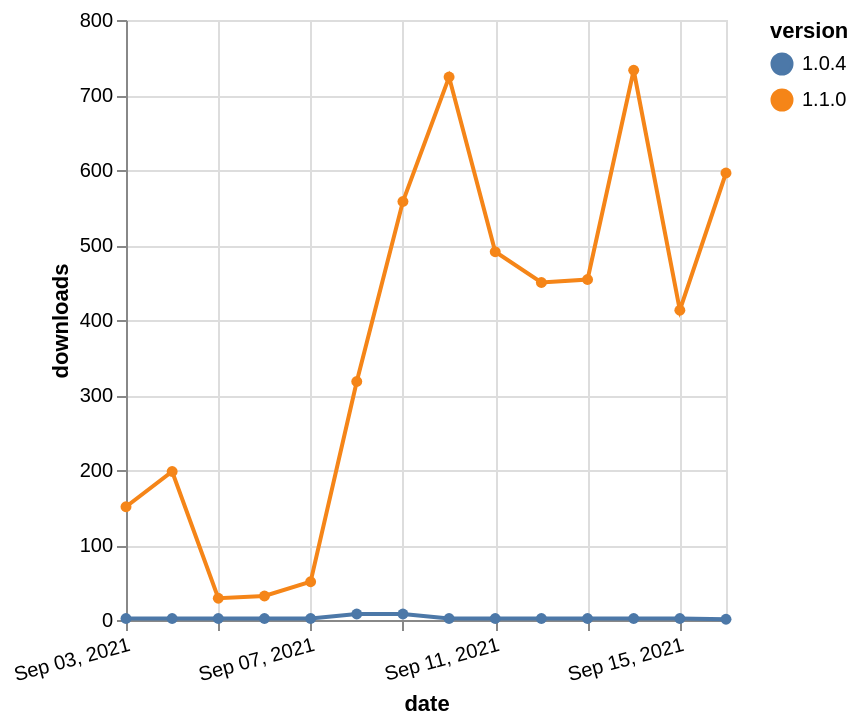

Describe this chart as a Vega-Lite specification.
### Vega-Lite specification from a JSON file in a GitHub repository (floating-point values rounded to 4 significant figures)
{"$schema": "https://vega.github.io/schema/vega-lite/v5.json", "description": "A simple bar chart with embedded data.", "data": {"values": [{"date": "2021-09-03", "total": 16570, "delta": 2, "version": "1.0.4"}, {"date": "2021-09-04", "total": 16572, "delta": 2, "version": "1.0.4"}, {"date": "2021-09-05", "total": 16574, "delta": 2, "version": "1.0.4"}, {"date": "2021-09-06", "total": 16576, "delta": 2, "version": "1.0.4"}, {"date": "2021-09-07", "total": 16578, "delta": 2, "version": "1.0.4"}, {"date": "2021-09-08", "total": 16586, "delta": 8, "version": "1.0.4"}, {"date": "2021-09-09", "total": 16594, "delta": 8, "version": "1.0.4"}, {"date": "2021-09-10", "total": 16596, "delta": 2, "version": "1.0.4"}, {"date": "2021-09-11", "total": 16598, "delta": 2, "version": "1.0.4"}, {"date": "2021-09-12", "total": 16600, "delta": 2, "version": "1.0.4"}, {"date": "2021-09-13", "total": 16602, "delta": 2, "version": "1.0.4"}, {"date": "2021-09-14", "total": 16604, "delta": 2, "version": "1.0.4"}, {"date": "2021-09-15", "total": 16606, "delta": 2, "version": "1.0.4"}, {"date": "2021-09-16", "total": 16607, "delta": 1, "version": "1.0.4"}, {"date": "2021-09-03", "total": 58708, "delta": 151, "version": "1.1.0"}, {"date": "2021-09-04", "total": 58906, "delta": 198, "version": "1.1.0"}, {"date": "2021-09-05", "total": 58935, "delta": 29, "version": "1.1.0"}, {"date": "2021-09-06", "total": 58967, "delta": 32, "version": "1.1.0"}, {"date": "2021-09-07", "total": 59018, "delta": 51, "version": "1.1.0"}, {"date": "2021-09-08", "total": 59336, "delta": 318, "version": "1.1.0"}, {"date": "2021-09-09", "total": 59894, "delta": 558, "version": "1.1.0"}, {"date": "2021-09-10", "total": 60618, "delta": 724, "version": "1.1.0"}, {"date": "2021-09-11", "total": 61109, "delta": 491, "version": "1.1.0"}, {"date": "2021-09-12", "total": 61559, "delta": 450, "version": "1.1.0"}, {"date": "2021-09-13", "total": 62013, "delta": 454, "version": "1.1.0"}, {"date": "2021-09-14", "total": 62746, "delta": 733, "version": "1.1.0"}, {"date": "2021-09-15", "total": 63159, "delta": 413, "version": "1.1.0"}, {"date": "2021-09-16", "total": 63755, "delta": 596, "version": "1.1.0"}]}, "width": "container", "mark": {"type": "line", "point": {"filled": true}}, "encoding": {"x": {"field": "date", "type": "temporal", "timeUnit": "yearmonthdate", "title": "date", "axis": {"labelAngle": -15}}, "y": {"field": "delta", "type": "quantitative", "title": "downloads"}, "color": {"field": "version", "type": "nominal"}, "tooltip": {"field": "delta"}}}
